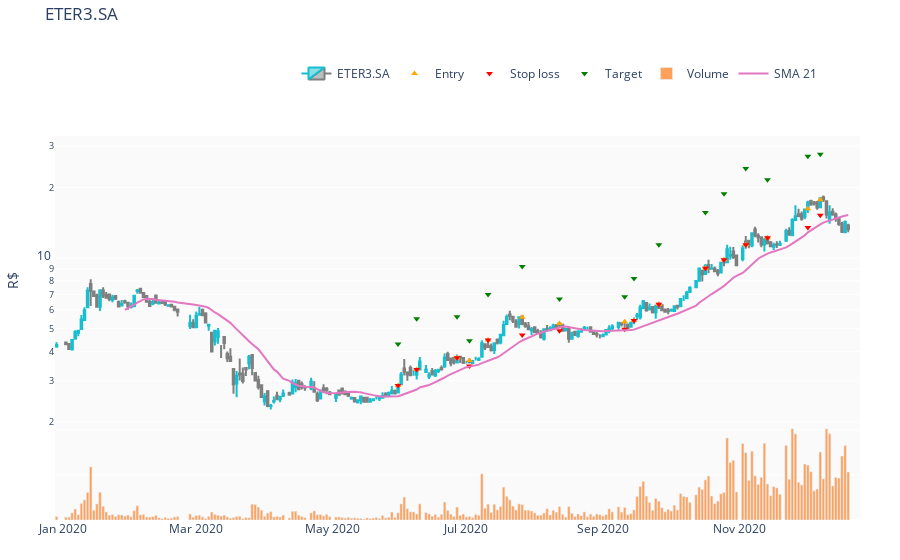

Source (notebook cell):
### Code cell
trader.plottrades('ETER3.SA')

### Figure 1 — Plotly figure (JSON) as saved in the notebook; plotly's stock layout.template omitted (floating-point values rounded to 4 significant figures; data arrays with more than 128 entries replaced by an {"elided": "..."} marker saying what was removed)
{"data": [{"close": {"elided": "243 float values"}, "decreasing": {"line": {"color": "#7F7F7F"}}, "high": {"elided": "243 float values"}, "increasing": {"line": {"color": "#17BECF"}}, "low": {"elided": "243 float values"}, "name": "ETER3.SA", "open": {"elided": "243 float values"}, "type": "candlestick", "x": {"elided": "243 str values"}, "yaxis": "y2"}, {"marker": {"color": "orange", "symbol": "triangle-up"}, "mode": "markers", "name": "Entry", "type": "scatter", "x": ["2020-06-01T00:00:00", "2020-06-09T00:00:00", "2020-06-26T00:00:00", "2020-07-02T00:00:00", "2020-07-10T00:00:00", "2020-07-27T00:00:00", "2020-08-12T00:00:00", "2020-09-10T00:00:00", "2020-09-15T00:00:00", "2020-09-25T00:00:00", "2020-10-16T00:00:00", "2020-10-26T00:00:00", "2020-11-04T00:00:00", "2020-11-13T00:00:00", "2020-12-02T00:00:00", "2020-12-08T00:00:00"], "y": [2.86, 3.35, 3.76, 3.66, 4.47, 5.6, 5.26, 5.35, 5.42, 6.35, 9.04, 9.85, 11.4, 12.21, 16.24, 17.72], "yaxis": "y2"}, {"marker": {"color": "red", "symbol": "triangle-down"}, "mode": "markers", "name": "Stop loss", "type": "scatter", "x": ["2020-06-01T00:00:00", "2020-06-09T00:00:00", "2020-06-26T00:00:00", "2020-07-02T00:00:00", "2020-07-10T00:00:00", "2020-07-27T00:00:00", "2020-08-12T00:00:00", "2020-09-10T00:00:00", "2020-09-15T00:00:00", "2020-09-25T00:00:00", "2020-10-16T00:00:00", "2020-10-26T00:00:00", "2020-11-04T00:00:00", "2020-11-13T00:00:00", "2020-12-02T00:00:00", "2020-12-08T00:00:00"], "y": [2.86, 3.35, 3.76, 3.465, 4.47, 4.7, 4.9, 4.975, 5.42, 6.35, 9.04, 9.85, 11.4, 12.21, 13.51, 15.22], "yaxis": "y2"}, {"marker": {"color": "green", "symbol": "triangle-down"}, "mode": "markers", "name": "Target", "type": "scatter", "x": ["2020-06-01T00:00:00", "2020-06-09T00:00:00", "2020-06-26T00:00:00", "2020-07-02T00:00:00", "2020-07-10T00:00:00", "2020-07-27T00:00:00", "2020-08-12T00:00:00", "2020-09-10T00:00:00", "2020-09-15T00:00:00", "2020-09-25T00:00:00", "2020-10-16T00:00:00", "2020-10-26T00:00:00", "2020-11-04T00:00:00", "2020-11-13T00:00:00", "2020-12-02T00:00:00", "2020-12-08T00:00:00"], "y": [4.3, 5.51, 5.62, 4.44, 6.99, 9.2, 6.7, 6.85, 8.18, 11.39, 15.64, 18.79, 24.12, 21.57, 27.16, 27.74], "yaxis": "y2"}, {"name": "Volume", "type": "bar", "x": {"elided": "243 str values"}, "y": {"elided": "243 int values"}, "yaxis": "y"}, {"line": {"color": "#E377C2"}, "name": "SMA 21", "type": "scatter", "x": {"elided": "243 str values"}, "y": {"elided": "243 float values"}, "yaxis": "y2"}], "layout": {"legend": {"orientation": "h", "x": 0.3, "y": 0.9, "yanchor": "bottom"}, "margin": {"b": 40, "l": 40, "r": 40, "t": 40}, "plot_bgcolor": "rgb(250, 250, 250)", "title": {"text": "ETER3.SA"}, "xaxis": {"rangebreaks": [{"bounds": ["sat", "mon"], "values": ["2015-12-25", "2016-01-01"]}], "rangeslider": {"visible": false}}, "yaxis": {"domain": [0, 0.2], "showticklabels": false}, "yaxis2": {"domain": [0.2, 0.8], "title": {"text": "R$"}, "type": "log"}}}
